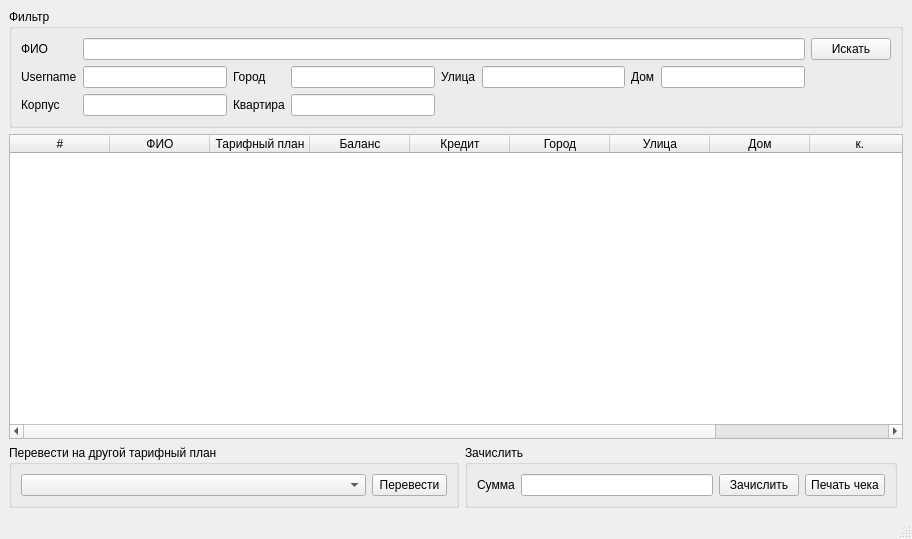
<ui version="4.0" >
 <class>MainWindow</class>
 <widget class="QMainWindow" name="MainWindow" >
  <property name="geometry" >
   <rect>
    <x>0</x>
    <y>0</y>
    <width>912</width>
    <height>539</height>
   </rect>
  </property>
  <property name="windowTitle" >
   <string>Интерфейс кассира</string>
  </property>
  <widget class="QWidget" name="centralwidget" >
   <layout class="QGridLayout" name="gridLayout_4" >
    <item row="2" column="0" colspan="3" >
     <widget class="QTableWidget" name="tableWidget" >
      <column>
       <property name="text" >
        <string>#</string>
       </property>
      </column>
      <column>
       <property name="text" >
        <string>ФИО</string>
       </property>
      </column>
      <column>
       <property name="text" >
        <string>Тарифный план</string>
       </property>
      </column>
      <column>
       <property name="text" >
        <string>Баланс</string>
       </property>
      </column>
      <column>
       <property name="text" >
        <string>Кредит</string>
       </property>
      </column>
      <column>
       <property name="text" >
        <string>Город</string>
       </property>
      </column>
      <column>
       <property name="text" >
        <string>Улица</string>
       </property>
      </column>
      <column>
       <property name="text" >
        <string>Дом</string>
       </property>
      </column>
      <column>
       <property name="text" >
        <string>к.</string>
       </property>
      </column>
      <column>
       <property name="text" >
        <string>кв.</string>
       </property>
      </column>
     </widget>
    </item>
    <item row="3" column="1" >
     <widget class="QGroupBox" name="groupBox_pay" >
      <property name="minimumSize" >
       <size>
        <width>0</width>
        <height>0</height>
       </size>
      </property>
      <property name="title" >
       <string>Зачислить</string>
      </property>
      <layout class="QGridLayout" name="gridLayout_2" >
       <item row="0" column="0" >
        <widget class="QLabel" name="label_sum" >
         <property name="text" >
          <string>Сумма</string>
         </property>
        </widget>
       </item>
       <item row="0" column="1" >
        <widget class="QLineEdit" name="lineEdit_sum" >
         <property name="minimumSize" >
          <size>
           <width>0</width>
           <height>22</height>
          </size>
         </property>
        </widget>
       </item>
       <item row="0" column="2" >
        <widget class="QPushButton" name="pushButton_pay" >
         <property name="text" >
          <string>Зачислить</string>
         </property>
        </widget>
       </item>
       <item row="0" column="3" >
        <widget class="QPushButton" name="pushButton_print" >
         <property name="text" >
          <string>Печать чека</string>
         </property>
        </widget>
       </item>
      </layout>
     </widget>
    </item>
    <item row="3" column="0" >
     <widget class="QGroupBox" name="groupBox_tariffs" >
      <property name="minimumSize" >
       <size>
        <width>450</width>
        <height>0</height>
       </size>
      </property>
      <property name="maximumSize" >
       <size>
        <width>16777215</width>
        <height>16777215</height>
       </size>
      </property>
      <property name="title" >
       <string>Перевести на другой тарифный план</string>
      </property>
      <layout class="QGridLayout" name="gridLayout_3" >
       <item row="0" column="0" >
        <widget class="QComboBox" name="comboBox_tariff" />
       </item>
       <item row="0" column="1" >
        <widget class="QPushButton" name="pushButton_change_tariff" >
         <property name="maximumSize" >
          <size>
           <width>75</width>
           <height>16777215</height>
          </size>
         </property>
         <property name="text" >
          <string>Перевести</string>
         </property>
        </widget>
       </item>
      </layout>
     </widget>
    </item>
    <item row="0" column="0" colspan="3" >
     <widget class="QGroupBox" name="groupBox_filter" >
      <property name="title" >
       <string>Фильтр</string>
      </property>
      <layout class="QGridLayout" name="gridLayout" >
       <item row="0" column="0" >
        <widget class="QLabel" name="label_fullname" >
         <property name="text" >
          <string>ФИО</string>
         </property>
        </widget>
       </item>
       <item row="0" column="2" colspan="7" >
        <widget class="QLineEdit" name="lineEdit_fullname" />
       </item>
       <item row="1" column="5" >
        <widget class="QLabel" name="label_street" >
         <property name="text" >
          <string>Улица</string>
         </property>
        </widget>
       </item>
       <item row="1" column="6" >
        <widget class="QLineEdit" name="lineEdit_street" />
       </item>
       <item row="1" column="7" >
        <widget class="QLabel" name="label_house" >
         <property name="text" >
          <string>Дом</string>
         </property>
        </widget>
       </item>
       <item row="1" column="8" >
        <widget class="QLineEdit" name="lineEdit_house" />
       </item>
       <item row="0" column="10" >
        <widget class="QPushButton" name="pushButton" >
         <property name="text" >
          <string>Искать</string>
         </property>
        </widget>
       </item>
       <item row="1" column="0" >
        <widget class="QLabel" name="label_username" >
         <property name="text" >
          <string>Username</string>
         </property>
        </widget>
       </item>
       <item row="1" column="2" >
        <widget class="QLineEdit" name="lineEdit_username" />
       </item>
       <item row="1" column="3" >
        <widget class="QLabel" name="label_city" >
         <property name="text" >
          <string>Город</string>
         </property>
        </widget>
       </item>
       <item row="1" column="4" >
        <widget class="QLineEdit" name="lineEdit_city" />
       </item>
       <item row="2" column="2" >
        <widget class="QLineEdit" name="lineEdit_bulk" />
       </item>
       <item row="2" column="0" >
        <widget class="QLabel" name="label_bulk" >
         <property name="text" >
          <string>Корпус</string>
         </property>
        </widget>
       </item>
       <item row="2" column="3" >
        <widget class="QLabel" name="label_room" >
         <property name="text" >
          <string>Квартира</string>
         </property>
        </widget>
       </item>
       <item row="2" column="4" >
        <widget class="QLineEdit" name="lineEdit_room" />
       </item>
      </layout>
     </widget>
    </item>
   </layout>
   <zorder>tableWidget</zorder>
   <zorder>groupBox_pay</zorder>
   <zorder>groupBox_tariffs</zorder>
   <zorder>groupBox_filter</zorder>
  </widget>
  <widget class="QStatusBar" name="statusbar" />
 </widget>
 <resources/>
 <connections/>
</ui>
